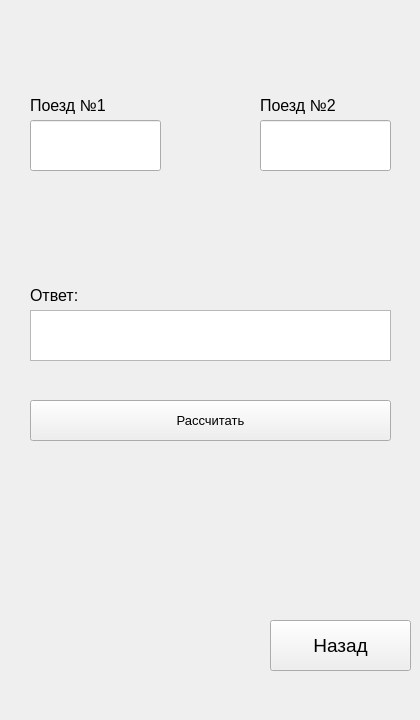
<?xml version="1.0" encoding="UTF-8"?>
<ui version="4.0">
 <class>Form</class>
 <widget class="QWidget" name="Form">
  <property name="geometry">
   <rect>
    <x>0</x>
    <y>0</y>
    <width>420</width>
    <height>720</height>
   </rect>
  </property>
  <property name="windowTitle">
   <string>Проверка на встречу</string>
  </property>
  <widget class="QLineEdit" name="Train1">
   <property name="geometry">
    <rect>
     <x>30</x>
     <y>120</y>
     <width>131</width>
     <height>51</height>
    </rect>
   </property>
   <property name="font">
    <font>
     <pointsize>12</pointsize>
    </font>
   </property>
  </widget>
  <widget class="QLineEdit" name="Train2">
   <property name="geometry">
    <rect>
     <x>260</x>
     <y>120</y>
     <width>131</width>
     <height>51</height>
    </rect>
   </property>
   <property name="font">
    <font>
     <pointsize>12</pointsize>
    </font>
   </property>
  </widget>
  <widget class="QLabel" name="label">
   <property name="geometry">
    <rect>
     <x>30</x>
     <y>90</y>
     <width>131</width>
     <height>31</height>
    </rect>
   </property>
   <property name="font">
    <font>
     <pointsize>12</pointsize>
    </font>
   </property>
   <property name="text">
    <string>Поезд №1</string>
   </property>
  </widget>
  <widget class="QLabel" name="label_2">
   <property name="geometry">
    <rect>
     <x>260</x>
     <y>90</y>
     <width>131</width>
     <height>31</height>
    </rect>
   </property>
   <property name="font">
    <font>
     <pointsize>12</pointsize>
    </font>
   </property>
   <property name="text">
    <string>Поезд №2</string>
   </property>
  </widget>
  <widget class="QPushButton" name="ComleteBut">
   <property name="geometry">
    <rect>
     <x>30</x>
     <y>400</y>
     <width>361</width>
     <height>41</height>
    </rect>
   </property>
   <property name="font">
    <font>
     <pointsize>10</pointsize>
    </font>
   </property>
   <property name="cursor">
    <cursorShape>OpenHandCursor</cursorShape>
   </property>
   <property name="text">
    <string>Рассчитать</string>
   </property>
  </widget>
  <widget class="QTextBrowser" name="ResultText">
   <property name="geometry">
    <rect>
     <x>30</x>
     <y>310</y>
     <width>361</width>
     <height>51</height>
    </rect>
   </property>
   <property name="font">
    <font>
     <pointsize>14</pointsize>
    </font>
   </property>
   <property name="html">
    <string>&lt;!DOCTYPE HTML PUBLIC &quot;-//W3C//DTD HTML 4.0//EN&quot; &quot;http://www.w3.org/TR/REC-html40/strict.dtd&quot;&gt;
&lt;html&gt;&lt;head&gt;&lt;meta name=&quot;qrichtext&quot; content=&quot;1&quot; /&gt;&lt;style type=&quot;text/css&quot;&gt;
p, li { white-space: pre-wrap; }
&lt;/style&gt;&lt;/head&gt;&lt;body style=&quot; font-family:'MS Shell Dlg 2'; font-size:14pt; font-weight:400; font-style:normal;&quot;&gt;
&lt;p align=&quot;center&quot; style=&quot;-qt-paragraph-type:empty; margin-top:0px; margin-bottom:0px; margin-left:0px; margin-right:0px; -qt-block-indent:0; text-indent:0px; font-size:8.25pt;&quot;&gt;&lt;br /&gt;&lt;/p&gt;&lt;/body&gt;&lt;/html&gt;</string>
   </property>
  </widget>
  <widget class="QLabel" name="label_4">
   <property name="geometry">
    <rect>
     <x>30</x>
     <y>280</y>
     <width>361</width>
     <height>31</height>
    </rect>
   </property>
   <property name="font">
    <font>
     <pointsize>12</pointsize>
    </font>
   </property>
   <property name="text">
    <string>Ответ:</string>
   </property>
  </widget>
  <widget class="QLabel" name="label_3">
   <property name="geometry">
    <rect>
     <x>70</x>
     <y>210</y>
     <width>281</width>
     <height>41</height>
    </rect>
   </property>
   <property name="font">
    <font>
     <pointsize>14</pointsize>
    </font>
   </property>
   <property name="text">
    <string/>
   </property>
  </widget>
  <widget class="QPushButton" name="BackButton">
   <property name="geometry">
    <rect>
     <x>270</x>
     <y>620</y>
     <width>141</width>
     <height>51</height>
    </rect>
   </property>
   <property name="font">
    <font>
     <family>MS Shell Dlg 2</family>
     <pointsize>14</pointsize>
    </font>
   </property>
   <property name="cursor">
    <cursorShape>OpenHandCursor</cursorShape>
   </property>
   <property name="text">
    <string>Назад</string>
   </property>
  </widget>
 </widget>
 <resources/>
 <connections/>
</ui>
